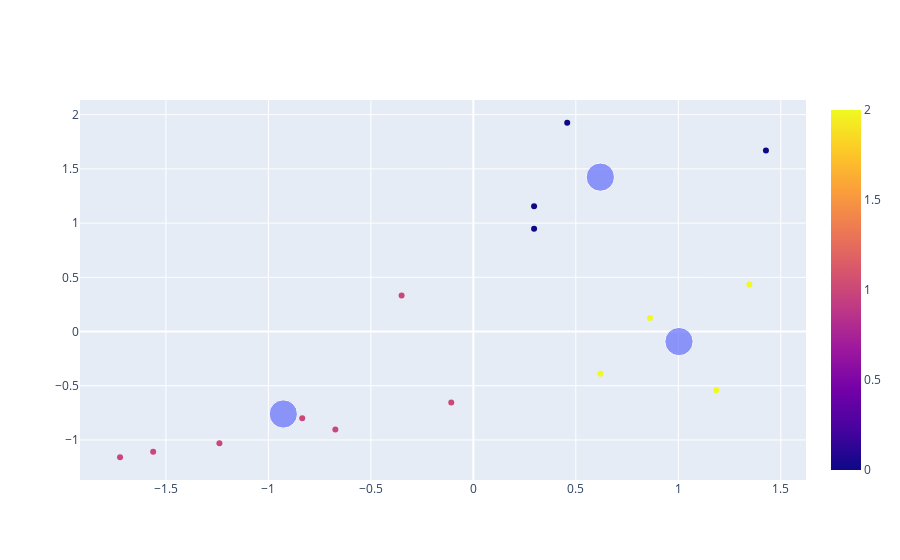

Source (notebook cell):
### Code cell
import plotly.graph_objects as go

grafico1 = px.scatter(x = base_salario[:,0], y=base_salario[:, 1], color=rotulos)
grafico2=  px.scatter(x = centroide[:,0], y=centroide[:, 1], size=[8,8,8])
grafico3 = go.Figure(data=grafico1.data+grafico2.data)
grafico3.show()

### Figure 1 — Plotly figure (JSON) as saved in the notebook; plotly's stock layout.template omitted (floating-point values rounded to 4 significant figures)
{"data": [{"hovertemplate": "x=%{x}<br>y=%{y}<br>color=%{marker.color}<extra></extra>", "legendgroup": "", "marker": {"color": [1, 1, 1, 1, 1, 1, 1, 0, 0, 0, 2, 2, 2, 0, 2], "coloraxis": "coloraxis", "symbol": "circle"}, "mode": "markers", "name": "", "orientation": "v", "showlegend": false, "type": "scatter", "x": [-1.724, -1.562, -1.239, -0.835, -0.6734, -0.1077, -0.3502, 0.2963, 0.2963, 0.4579, 0.8619, 1.185, 1.347, 1.428, 0.6195], "xaxis": "x", "y": [-1.16, -1.108, -1.031, -0.7997, -0.9025, -0.6557, 0.3314, 0.9484, 1.154, 1.925, 0.1258, -0.5426, 0.4343, 1.668, -0.3883], "yaxis": "y"}, {"hovertemplate": "x=%{x}<br>y=%{y}<br>size=%{marker.size}<extra></extra>", "legendgroup": "", "marker": {"color": "#636efa", "size": [8, 8, 8], "sizemode": "area", "sizeref": 0.02, "symbol": "circle"}, "mode": "markers", "name": "", "orientation": "v", "showlegend": false, "type": "scatter", "x": [0.6195, -0.9273, 1.003], "xaxis": "x", "y": [1.424, -0.7607, -0.09272], "yaxis": "y"}], "layout": {}}
